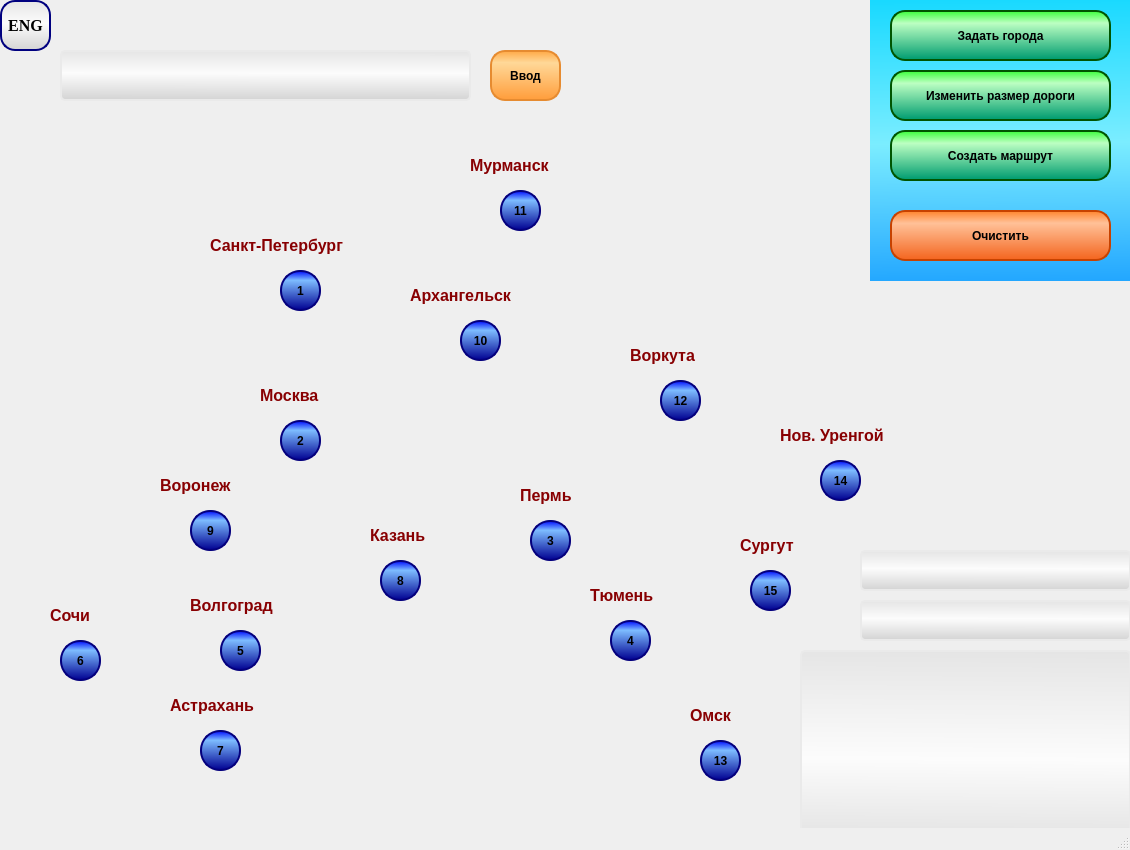
<?xml version="1.0" encoding="UTF-8"?>
<ui version="4.0">
 <class>cities</class>
 <widget class="QMainWindow" name="cities">
  <property name="enabled">
   <bool>true</bool>
  </property>
  <property name="geometry">
   <rect>
    <x>0</x>
    <y>0</y>
    <width>1130</width>
    <height>850</height>
   </rect>
  </property>
  <property name="minimumSize">
   <size>
    <width>1130</width>
    <height>850</height>
   </size>
  </property>
  <property name="maximumSize">
   <size>
    <width>1130</width>
    <height>850</height>
   </size>
  </property>
  <property name="windowTitle">
   <string>cities</string>
  </property>
  <property name="windowIcon">
   <iconset resource="image_resources.qrc">
    <normaloff>:/images/images/Icon.png</normaloff>:/images/images/Icon.png</iconset>
  </property>
  <property name="styleSheet">
   <string notr="true">QMainWindow
{
	background-image: url(:/images/images/Map.png);
}</string>
  </property>
  <widget class="QWidget" name="centralwidget">
   <widget class="QPushButton" name="b1">
    <property name="geometry">
     <rect>
      <x>280</x>
      <y>270</y>
      <width>41</width>
      <height>41</height>
     </rect>
    </property>
    <property name="font">
     <font>
      <weight>75</weight>
      <bold>true</bold>
      <underline>false</underline>
      <strikeout>false</strikeout>
     </font>
    </property>
    <property name="styleSheet">
     <string notr="true">QPushButton
{
text-decoration: none;
padding 0 0 0 0;
ouline:none;
border-width:2px;
border-style:solid;
border-color:rgb(4, 0, 125);
border-radius:20px;
background:qlineargradient(spread:pad, x1:0.50805, y1:0, x2:0.498, y2:1, stop:0 rgba(0, 13, 255, 255), stop:0.238806 rgba(125, 188, 255, 255), stop:1 rgba(0, 0, 145, 255));
}
:hover{background:qlineargradient(spread:pad, x1:0.50805, y1:0, x2:0.498, y2:1, stop:0 rgba(0, 13, 255, 255), stop:0.492537 rgba(125, 188, 255, 255), stop:1 rgba(0, 0, 145, 255));}
:pressed{background: qlineargradient(spread:pad, x1:0.50805, y1:0, x2:0.498, y2:1, stop:0 rgba(0, 13, 255, 255), stop:0.791045 rgba(125, 188, 255, 255), stop:1 rgba(0, 0, 145, 255));}</string>
    </property>
    <property name="text">
     <string>1</string>
    </property>
   </widget>
   <widget class="QLabel" name="lmenu">
    <property name="geometry">
     <rect>
      <x>870</x>
      <y>0</y>
      <width>261</width>
      <height>281</height>
     </rect>
    </property>
    <property name="styleSheet">
     <string notr="true">QLabel
{
background:qlineargradient(spread:pad, x1:0.51, y1:0, x2:0.519, y2:1, stop:0 rgba(25, 217, 255, 255), stop:0.509615 rgba(123, 237, 255, 255), stop:1 rgba(35, 167, 255, 255));
}</string>
    </property>
    <property name="text">
     <string/>
    </property>
   </widget>
   <widget class="QLabel" name="l1">
    <property name="geometry">
     <rect>
      <x>210</x>
      <y>230</y>
      <width>191</width>
      <height>31</height>
     </rect>
    </property>
    <property name="font">
     <font>
      <pointsize>12</pointsize>
      <weight>75</weight>
      <italic>false</italic>
      <bold>true</bold>
      <underline>false</underline>
      <strikeout>false</strikeout>
     </font>
    </property>
    <property name="styleSheet">
     <string notr="true">QLabel
{
color:rgb(136, 0, 2);
}</string>
    </property>
    <property name="text">
     <string>Санкт-Петербург</string>
    </property>
   </widget>
   <widget class="QLabel" name="l5">
    <property name="geometry">
     <rect>
      <x>190</x>
      <y>590</y>
      <width>111</width>
      <height>31</height>
     </rect>
    </property>
    <property name="font">
     <font>
      <pointsize>12</pointsize>
      <weight>75</weight>
      <italic>false</italic>
      <bold>true</bold>
      <underline>false</underline>
      <strikeout>false</strikeout>
     </font>
    </property>
    <property name="styleSheet">
     <string notr="true">QLabel
{
color:rgb(136, 0, 2);
}</string>
    </property>
    <property name="text">
     <string>Волгоград</string>
    </property>
   </widget>
   <widget class="QPushButton" name="b5">
    <property name="geometry">
     <rect>
      <x>220</x>
      <y>630</y>
      <width>41</width>
      <height>41</height>
     </rect>
    </property>
    <property name="font">
     <font>
      <weight>75</weight>
      <bold>true</bold>
      <underline>false</underline>
      <strikeout>false</strikeout>
     </font>
    </property>
    <property name="styleSheet">
     <string notr="true">QPushButton
{
text-decoration: none;
padding 0 0 0 0;
ouline:none;
border-width:2px;
border-style:solid;
border-color:rgb(4, 0, 125);
border-radius:20px;
background:qlineargradient(spread:pad, x1:0.50805, y1:0, x2:0.498, y2:1, stop:0 rgba(0, 13, 255, 255), stop:0.238806 rgba(125, 188, 255, 255), stop:1 rgba(0, 0, 145, 255));
}
:hover{background:qlineargradient(spread:pad, x1:0.50805, y1:0, x2:0.498, y2:1, stop:0 rgba(0, 13, 255, 255), stop:0.492537 rgba(125, 188, 255, 255), stop:1 rgba(0, 0, 145, 255));}
:pressed{background: qlineargradient(spread:pad, x1:0.50805, y1:0, x2:0.498, y2:1, stop:0 rgba(0, 13, 255, 255), stop:0.791045 rgba(125, 188, 255, 255), stop:1 rgba(0, 0, 145, 255));}</string>
    </property>
    <property name="text">
     <string>5</string>
    </property>
   </widget>
   <widget class="QLabel" name="l6">
    <property name="geometry">
     <rect>
      <x>50</x>
      <y>600</y>
      <width>61</width>
      <height>31</height>
     </rect>
    </property>
    <property name="font">
     <font>
      <pointsize>12</pointsize>
      <weight>75</weight>
      <italic>false</italic>
      <bold>true</bold>
      <underline>false</underline>
      <strikeout>false</strikeout>
     </font>
    </property>
    <property name="styleSheet">
     <string notr="true">QLabel
{
color:rgb(136, 0, 2);
}</string>
    </property>
    <property name="text">
     <string>Сочи</string>
    </property>
   </widget>
   <widget class="QPushButton" name="b6">
    <property name="geometry">
     <rect>
      <x>60</x>
      <y>640</y>
      <width>41</width>
      <height>41</height>
     </rect>
    </property>
    <property name="font">
     <font>
      <weight>75</weight>
      <bold>true</bold>
      <underline>false</underline>
      <strikeout>false</strikeout>
     </font>
    </property>
    <property name="styleSheet">
     <string notr="true">QPushButton
{
text-decoration: none;
padding 0 0 0 0;
ouline:none;
border-width:2px;
border-style:solid;
border-color:rgb(4, 0, 125);
border-radius:20px;
background:qlineargradient(spread:pad, x1:0.50805, y1:0, x2:0.498, y2:1, stop:0 rgba(0, 13, 255, 255), stop:0.238806 rgba(125, 188, 255, 255), stop:1 rgba(0, 0, 145, 255));
}
:hover{background:qlineargradient(spread:pad, x1:0.50805, y1:0, x2:0.498, y2:1, stop:0 rgba(0, 13, 255, 255), stop:0.492537 rgba(125, 188, 255, 255), stop:1 rgba(0, 0, 145, 255));}
:pressed{background: qlineargradient(spread:pad, x1:0.50805, y1:0, x2:0.498, y2:1, stop:0 rgba(0, 13, 255, 255), stop:0.791045 rgba(125, 188, 255, 255), stop:1 rgba(0, 0, 145, 255));}</string>
    </property>
    <property name="text">
     <string>6</string>
    </property>
   </widget>
   <widget class="QLabel" name="l4">
    <property name="geometry">
     <rect>
      <x>590</x>
      <y>580</y>
      <width>91</width>
      <height>31</height>
     </rect>
    </property>
    <property name="font">
     <font>
      <pointsize>12</pointsize>
      <weight>75</weight>
      <italic>false</italic>
      <bold>true</bold>
      <underline>false</underline>
      <strikeout>false</strikeout>
     </font>
    </property>
    <property name="styleSheet">
     <string notr="true">QLabel
{
color:rgb(136, 0, 2);
}</string>
    </property>
    <property name="text">
     <string>Тюмень</string>
    </property>
   </widget>
   <widget class="QPushButton" name="b4">
    <property name="geometry">
     <rect>
      <x>610</x>
      <y>620</y>
      <width>41</width>
      <height>41</height>
     </rect>
    </property>
    <property name="font">
     <font>
      <weight>75</weight>
      <bold>true</bold>
      <underline>false</underline>
      <strikeout>false</strikeout>
     </font>
    </property>
    <property name="styleSheet">
     <string notr="true">QPushButton
{
text-decoration: none;
padding 0 0 0 0;
ouline:none;
border-width:2px;
border-style:solid;
border-color:rgb(4, 0, 125);
border-radius:20px;
background:qlineargradient(spread:pad, x1:0.50805, y1:0, x2:0.498, y2:1, stop:0 rgba(0, 13, 255, 255), stop:0.238806 rgba(125, 188, 255, 255), stop:1 rgba(0, 0, 145, 255));
}
:hover{background:qlineargradient(spread:pad, x1:0.50805, y1:0, x2:0.498, y2:1, stop:0 rgba(0, 13, 255, 255), stop:0.492537 rgba(125, 188, 255, 255), stop:1 rgba(0, 0, 145, 255));}
:pressed{background: qlineargradient(spread:pad, x1:0.50805, y1:0, x2:0.498, y2:1, stop:0 rgba(0, 13, 255, 255), stop:0.791045 rgba(125, 188, 255, 255), stop:1 rgba(0, 0, 145, 255));}</string>
    </property>
    <property name="text">
     <string>4</string>
    </property>
   </widget>
   <widget class="QLabel" name="l3">
    <property name="geometry">
     <rect>
      <x>520</x>
      <y>480</y>
      <width>71</width>
      <height>31</height>
     </rect>
    </property>
    <property name="font">
     <font>
      <pointsize>12</pointsize>
      <weight>75</weight>
      <italic>false</italic>
      <bold>true</bold>
      <underline>false</underline>
      <strikeout>false</strikeout>
     </font>
    </property>
    <property name="styleSheet">
     <string notr="true">QLabel
{
color:rgb(136, 0, 2);
}</string>
    </property>
    <property name="text">
     <string>Пермь</string>
    </property>
   </widget>
   <widget class="QPushButton" name="b3">
    <property name="geometry">
     <rect>
      <x>530</x>
      <y>520</y>
      <width>41</width>
      <height>41</height>
     </rect>
    </property>
    <property name="font">
     <font>
      <weight>75</weight>
      <bold>true</bold>
      <underline>false</underline>
      <strikeout>false</strikeout>
     </font>
    </property>
    <property name="styleSheet">
     <string notr="true">QPushButton
{
text-decoration: none;
padding 0 0 0 0;
ouline:none;
border-width:2px;
border-style:solid;
border-color:rgb(4, 0, 125);
border-radius:20px;
background:qlineargradient(spread:pad, x1:0.50805, y1:0, x2:0.498, y2:1, stop:0 rgba(0, 13, 255, 255), stop:0.238806 rgba(125, 188, 255, 255), stop:1 rgba(0, 0, 145, 255));
}
:hover{background:qlineargradient(spread:pad, x1:0.50805, y1:0, x2:0.498, y2:1, stop:0 rgba(0, 13, 255, 255), stop:0.492537 rgba(125, 188, 255, 255), stop:1 rgba(0, 0, 145, 255));}
:pressed{background: qlineargradient(spread:pad, x1:0.50805, y1:0, x2:0.498, y2:1, stop:0 rgba(0, 13, 255, 255), stop:0.791045 rgba(125, 188, 255, 255), stop:1 rgba(0, 0, 145, 255));}</string>
    </property>
    <property name="text">
     <string>3</string>
    </property>
   </widget>
   <widget class="QLabel" name="l2">
    <property name="geometry">
     <rect>
      <x>260</x>
      <y>380</y>
      <width>81</width>
      <height>31</height>
     </rect>
    </property>
    <property name="font">
     <font>
      <pointsize>12</pointsize>
      <weight>75</weight>
      <italic>false</italic>
      <bold>true</bold>
      <underline>false</underline>
      <strikeout>false</strikeout>
     </font>
    </property>
    <property name="styleSheet">
     <string notr="true">QLabel
{
color:rgb(136, 0, 2);
}</string>
    </property>
    <property name="text">
     <string>Москва</string>
    </property>
   </widget>
   <widget class="QPushButton" name="b2">
    <property name="geometry">
     <rect>
      <x>280</x>
      <y>420</y>
      <width>41</width>
      <height>41</height>
     </rect>
    </property>
    <property name="font">
     <font>
      <weight>75</weight>
      <bold>true</bold>
      <underline>false</underline>
      <strikeout>false</strikeout>
     </font>
    </property>
    <property name="styleSheet">
     <string notr="true">QPushButton
{
text-decoration: none;
padding 0 0 0 0;
ouline:none;
border-width:2px;
border-style:solid;
border-color:rgb(4, 0, 125);
border-radius:20px;
background:qlineargradient(spread:pad, x1:0.50805, y1:0, x2:0.498, y2:1, stop:0 rgba(0, 13, 255, 255), stop:0.238806 rgba(125, 188, 255, 255), stop:1 rgba(0, 0, 145, 255));
}
:hover{background:qlineargradient(spread:pad, x1:0.50805, y1:0, x2:0.498, y2:1, stop:0 rgba(0, 13, 255, 255), stop:0.492537 rgba(125, 188, 255, 255), stop:1 rgba(0, 0, 145, 255));}
:pressed{background: qlineargradient(spread:pad, x1:0.50805, y1:0, x2:0.498, y2:1, stop:0 rgba(0, 13, 255, 255), stop:0.791045 rgba(125, 188, 255, 255), stop:1 rgba(0, 0, 145, 255));}</string>
    </property>
    <property name="text">
     <string>2</string>
    </property>
   </widget>
   <widget class="QPushButton" name="bChangeSize">
    <property name="geometry">
     <rect>
      <x>890</x>
      <y>70</y>
      <width>221</width>
      <height>51</height>
     </rect>
    </property>
    <property name="font">
     <font>
      <pointsize>9</pointsize>
      <weight>75</weight>
      <bold>true</bold>
      <underline>false</underline>
      <strikeout>false</strikeout>
     </font>
    </property>
    <property name="styleSheet">
     <string notr="true">QPushButton
{
text-decoration: none;
padding 0 0 0 0;
ouline:none;
border-width:2px;
border-style:solid;
border-color:rgb(0, 85, 0);
border-radius:15px;
background: qlineargradient(spread:pad, x1:0.504808, y1:0, x2:0.51, y2:0.988636, stop:0.00480769 rgba(62, 255, 62, 255), stop:0.25 rgba(188, 255, 194, 255), stop:1 rgba(0, 156, 112, 255));
}
:hover{background: qlineargradient(spread:pad, x1:0.504808, y1:0, x2:0.51, y2:0.988636, stop:0.00480769 rgba(62, 255, 62, 255), stop:0.504808 rgba(188, 255, 194, 255), stop:1 rgba(0, 156, 112, 255));}
:pressed{background: qlineargradient(spread:pad, x1:0.504808, y1:0, x2:0.51, y2:0.988636, stop:0.00480769 rgba(62, 255, 62, 255), stop:0.783654 rgba(188, 255, 194, 255), stop:1 rgba(0, 156, 112, 255));}</string>
    </property>
    <property name="text">
     <string>Изменить размер дороги</string>
    </property>
   </widget>
   <widget class="QPushButton" name="bSelectCities">
    <property name="geometry">
     <rect>
      <x>890</x>
      <y>10</y>
      <width>221</width>
      <height>51</height>
     </rect>
    </property>
    <property name="font">
     <font>
      <pointsize>9</pointsize>
      <weight>75</weight>
      <bold>true</bold>
      <underline>false</underline>
      <strikeout>false</strikeout>
     </font>
    </property>
    <property name="styleSheet">
     <string notr="true">QPushButton
{
text-decoration: none;
padding 0 0 0 0;
ouline:none;
border-width:2px;
border-style:solid;
border-color:rgb(0, 85, 0);
border-radius:15px;
background: qlineargradient(spread:pad, x1:0.504808, y1:0, x2:0.51, y2:0.988636, stop:0.00480769 rgba(62, 255, 62, 255), stop:0.25 rgba(188, 255, 194, 255), stop:1 rgba(0, 156, 112, 255));
}
:hover{background: qlineargradient(spread:pad, x1:0.504808, y1:0, x2:0.51, y2:0.988636, stop:0.00480769 rgba(62, 255, 62, 255), stop:0.504808 rgba(188, 255, 194, 255), stop:1 rgba(0, 156, 112, 255));}
:pressed{background: qlineargradient(spread:pad, x1:0.504808, y1:0, x2:0.51, y2:0.988636, stop:0.00480769 rgba(62, 255, 62, 255), stop:0.783654 rgba(188, 255, 194, 255), stop:1 rgba(0, 156, 112, 255));}</string>
    </property>
    <property name="text">
     <string>Задать города</string>
    </property>
   </widget>
   <widget class="QPushButton" name="bCreateARoute">
    <property name="geometry">
     <rect>
      <x>890</x>
      <y>130</y>
      <width>221</width>
      <height>51</height>
     </rect>
    </property>
    <property name="font">
     <font>
      <pointsize>9</pointsize>
      <weight>75</weight>
      <bold>true</bold>
      <underline>false</underline>
      <strikeout>false</strikeout>
     </font>
    </property>
    <property name="styleSheet">
     <string notr="true">QPushButton
{
text-decoration: none;
padding 0 0 0 0;
ouline:none;
border-width:2px;
border-style:solid;
border-color:rgb(0, 85, 0);
border-radius:15px;
background: qlineargradient(spread:pad, x1:0.504808, y1:0, x2:0.51, y2:0.988636, stop:0.00480769 rgba(62, 255, 62, 255), stop:0.25 rgba(188, 255, 194, 255), stop:1 rgba(0, 156, 112, 255));
}
:hover{background: qlineargradient(spread:pad, x1:0.504808, y1:0, x2:0.51, y2:0.988636, stop:0.00480769 rgba(62, 255, 62, 255), stop:0.504808 rgba(188, 255, 194, 255), stop:1 rgba(0, 156, 112, 255));}
:pressed{background: qlineargradient(spread:pad, x1:0.504808, y1:0, x2:0.51, y2:0.988636, stop:0.00480769 rgba(62, 255, 62, 255), stop:0.783654 rgba(188, 255, 194, 255), stop:1 rgba(0, 156, 112, 255));}</string>
    </property>
    <property name="text">
     <string>Создать маршрут</string>
    </property>
   </widget>
   <widget class="QLineEdit" name="tablo_1">
    <property name="geometry">
     <rect>
      <x>60</x>
      <y>50</y>
      <width>411</width>
      <height>51</height>
     </rect>
    </property>
    <property name="font">
     <font>
      <family>Times New Roman</family>
      <pointsize>20</pointsize>
      <weight>75</weight>
      <bold>true</bold>
      <underline>false</underline>
      <strikeout>false</strikeout>
     </font>
    </property>
    <property name="layoutDirection">
     <enum>Qt::LeftToRight</enum>
    </property>
    <property name="styleSheet">
     <string notr="true">QLineEdit
{
text-decoration: none;
padding 0 0 0 0;
ouline:none;
border-width:2px;
border-style:solid;
border-color:rgb(234, 234, 234);
border-radius:5px;
background:qlineargradient(spread:pad, x1:0.50805, y1:0, x2:0.498, y2:1, stop:0 rgba(229, 229, 229, 255), stop:0.452736 rgba(252, 252, 252, 255), stop:1 rgba(212, 212, 212, 255));
}
</string>
    </property>
    <property name="text">
     <string/>
    </property>
    <property name="maxLength">
     <number>32767</number>
    </property>
    <property name="alignment">
     <set>Qt::AlignRight|Qt::AlignTrailing|Qt::AlignVCenter</set>
    </property>
   </widget>
   <widget class="QPushButton" name="bvvod">
    <property name="geometry">
     <rect>
      <x>490</x>
      <y>50</y>
      <width>71</width>
      <height>51</height>
     </rect>
    </property>
    <property name="font">
     <font>
      <pointsize>9</pointsize>
      <weight>75</weight>
      <bold>true</bold>
      <underline>false</underline>
      <strikeout>false</strikeout>
     </font>
    </property>
    <property name="styleSheet">
     <string notr="true">QPushButton
{
text-decoration: none;
padding 0 0 0 0;
ouline:none;
border-width:2px;
border-style:solid;
border-color:rgb(230, 139, 48);
border-radius:15px;
background:qlineargradient(spread:pad, x1:0.50805, y1:0, x2:0.498, y2:1, stop:0 rgba(255, 169, 70, 255), stop:0.238806 rgba(255, 216, 152, 255), stop:1 rgba(255, 157, 59, 255));
}
:hover{background:qlineargradient(spread:pad, x1:0.50805, y1:0, x2:0.498, y2:1, stop:0 rgba(255, 167, 66, 255), stop:0.492537 rgba(255, 216, 152, 255), stop:1 rgba(255, 173, 90, 255));}
:pressed{background: qlineargradient(spread:pad, x1:0.50805, y1:0, x2:0.498, y2:1, stop:0 rgba(255, 162, 56, 255), stop:0.800995 rgba(255, 216, 152, 255), stop:1 rgba(255, 173, 90, 255));}</string>
    </property>
    <property name="text">
     <string>Ввод</string>
    </property>
   </widget>
   <widget class="QLabel" name="tablo_vivod">
    <property name="geometry">
     <rect>
      <x>60</x>
      <y>0</y>
      <width>801</width>
      <height>51</height>
     </rect>
    </property>
    <property name="font">
     <font>
      <family>Times New Roman</family>
      <pointsize>15</pointsize>
      <weight>75</weight>
      <bold>true</bold>
      <underline>true</underline>
     </font>
    </property>
    <property name="styleSheet">
     <string notr="true">QLabel
{
color:rgb(129, 31, 31)
}</string>
    </property>
    <property name="text">
     <string/>
    </property>
    <property name="alignment">
     <set>Qt::AlignCenter</set>
    </property>
   </widget>
   <widget class="QLineEdit" name="tablo_2">
    <property name="geometry">
     <rect>
      <x>860</x>
      <y>550</y>
      <width>271</width>
      <height>41</height>
     </rect>
    </property>
    <property name="font">
     <font>
      <family>Times New Roman</family>
      <pointsize>10</pointsize>
      <weight>75</weight>
      <bold>true</bold>
      <underline>false</underline>
      <strikeout>false</strikeout>
     </font>
    </property>
    <property name="layoutDirection">
     <enum>Qt::LeftToRight</enum>
    </property>
    <property name="styleSheet">
     <string notr="true">QLineEdit
{
text-decoration: none;
padding 0 0 0 0;
ouline:none;
border-width:2px;
border-style:solid;
border-color:rgb(234, 234, 234);
border-radius:5px;
background:qlineargradient(spread:pad, x1:0.50805, y1:0, x2:0.498, y2:1, stop:0 rgba(229, 229, 229, 255), stop:0.452736 rgba(252, 252, 252, 255), stop:1 rgba(212, 212, 212, 255));
}
</string>
    </property>
    <property name="text">
     <string/>
    </property>
    <property name="maxLength">
     <number>32767</number>
    </property>
    <property name="alignment">
     <set>Qt::AlignRight|Qt::AlignTrailing|Qt::AlignVCenter</set>
    </property>
   </widget>
   <widget class="QLineEdit" name="tablo_3">
    <property name="geometry">
     <rect>
      <x>860</x>
      <y>600</y>
      <width>271</width>
      <height>41</height>
     </rect>
    </property>
    <property name="font">
     <font>
      <family>Times New Roman</family>
      <pointsize>10</pointsize>
      <weight>75</weight>
      <bold>true</bold>
      <underline>false</underline>
      <strikeout>false</strikeout>
     </font>
    </property>
    <property name="layoutDirection">
     <enum>Qt::LeftToRight</enum>
    </property>
    <property name="styleSheet">
     <string notr="true">QLineEdit
{
text-decoration: none;
padding 0 0 0 0;
ouline:none;
border-width:2px;
border-style:solid;
border-color:rgb(234, 234, 234);
border-radius:5px;
background:qlineargradient(spread:pad, x1:0.50805, y1:0, x2:0.498, y2:1, stop:0 rgba(229, 229, 229, 255), stop:0.452736 rgba(252, 252, 252, 255), stop:1 rgba(212, 212, 212, 255));
}
</string>
    </property>
    <property name="text">
     <string/>
    </property>
    <property name="maxLength">
     <number>32767</number>
    </property>
    <property name="alignment">
     <set>Qt::AlignRight|Qt::AlignTrailing|Qt::AlignVCenter</set>
    </property>
   </widget>
   <widget class="QGraphicsView" name="graphicsView">
    <property name="geometry">
     <rect>
      <x>0</x>
      <y>0</y>
      <width>1131</width>
      <height>821</height>
     </rect>
    </property>
    <property name="minimumSize">
     <size>
      <width>1131</width>
      <height>821</height>
     </size>
    </property>
    <property name="maximumSize">
     <size>
      <width>1131</width>
      <height>821</height>
     </size>
    </property>
    <property name="font">
     <font>
      <pointsize>9</pointsize>
      <weight>75</weight>
      <bold>true</bold>
     </font>
    </property>
    <property name="styleSheet">
     <string notr="true">QGraphicsView
{
 background: rgba(255,255,255,0);

}</string>
    </property>
   </widget>
   <widget class="QPushButton" name="b11">
    <property name="geometry">
     <rect>
      <x>500</x>
      <y>190</y>
      <width>41</width>
      <height>41</height>
     </rect>
    </property>
    <property name="font">
     <font>
      <weight>75</weight>
      <bold>true</bold>
      <underline>false</underline>
      <strikeout>false</strikeout>
     </font>
    </property>
    <property name="styleSheet">
     <string notr="true">QPushButton
{
text-decoration: none;
padding 0 0 0 0;
ouline:none;
border-width:2px;
border-style:solid;
border-color:rgb(4, 0, 125);
border-radius:20px;
background:qlineargradient(spread:pad, x1:0.50805, y1:0, x2:0.498, y2:1, stop:0 rgba(0, 13, 255, 255), stop:0.238806 rgba(125, 188, 255, 255), stop:1 rgba(0, 0, 145, 255));
}
:hover{background:qlineargradient(spread:pad, x1:0.50805, y1:0, x2:0.498, y2:1, stop:0 rgba(0, 13, 255, 255), stop:0.492537 rgba(125, 188, 255, 255), stop:1 rgba(0, 0, 145, 255));}
:pressed{background: qlineargradient(spread:pad, x1:0.50805, y1:0, x2:0.498, y2:1, stop:0 rgba(0, 13, 255, 255), stop:0.791045 rgba(125, 188, 255, 255), stop:1 rgba(0, 0, 145, 255));}</string>
    </property>
    <property name="text">
     <string>11</string>
    </property>
   </widget>
   <widget class="QPushButton" name="b10">
    <property name="geometry">
     <rect>
      <x>460</x>
      <y>320</y>
      <width>41</width>
      <height>41</height>
     </rect>
    </property>
    <property name="font">
     <font>
      <weight>75</weight>
      <bold>true</bold>
      <underline>false</underline>
      <strikeout>false</strikeout>
     </font>
    </property>
    <property name="styleSheet">
     <string notr="true">QPushButton
{
text-decoration: none;
padding 0 0 0 0;
ouline:none;
border-width:2px;
border-style:solid;
border-color:rgb(4, 0, 125);
border-radius:20px;
background:qlineargradient(spread:pad, x1:0.50805, y1:0, x2:0.498, y2:1, stop:0 rgba(0, 13, 255, 255), stop:0.238806 rgba(125, 188, 255, 255), stop:1 rgba(0, 0, 145, 255));
}
:hover{background:qlineargradient(spread:pad, x1:0.50805, y1:0, x2:0.498, y2:1, stop:0 rgba(0, 13, 255, 255), stop:0.492537 rgba(125, 188, 255, 255), stop:1 rgba(0, 0, 145, 255));}
:pressed{background: qlineargradient(spread:pad, x1:0.50805, y1:0, x2:0.498, y2:1, stop:0 rgba(0, 13, 255, 255), stop:0.791045 rgba(125, 188, 255, 255), stop:1 rgba(0, 0, 145, 255));}</string>
    </property>
    <property name="text">
     <string>10</string>
    </property>
   </widget>
   <widget class="QPushButton" name="b9">
    <property name="geometry">
     <rect>
      <x>190</x>
      <y>510</y>
      <width>41</width>
      <height>41</height>
     </rect>
    </property>
    <property name="font">
     <font>
      <weight>75</weight>
      <bold>true</bold>
      <underline>false</underline>
      <strikeout>false</strikeout>
     </font>
    </property>
    <property name="styleSheet">
     <string notr="true">QPushButton
{
text-decoration: none;
padding 0 0 0 0;
ouline:none;
border-width:2px;
border-style:solid;
border-color:rgb(4, 0, 125);
border-radius:20px;
background:qlineargradient(spread:pad, x1:0.50805, y1:0, x2:0.498, y2:1, stop:0 rgba(0, 13, 255, 255), stop:0.238806 rgba(125, 188, 255, 255), stop:1 rgba(0, 0, 145, 255));
}
:hover{background:qlineargradient(spread:pad, x1:0.50805, y1:0, x2:0.498, y2:1, stop:0 rgba(0, 13, 255, 255), stop:0.492537 rgba(125, 188, 255, 255), stop:1 rgba(0, 0, 145, 255));}
:pressed{background: qlineargradient(spread:pad, x1:0.50805, y1:0, x2:0.498, y2:1, stop:0 rgba(0, 13, 255, 255), stop:0.791045 rgba(125, 188, 255, 255), stop:1 rgba(0, 0, 145, 255));}</string>
    </property>
    <property name="text">
     <string>9</string>
    </property>
   </widget>
   <widget class="QPushButton" name="b8">
    <property name="geometry">
     <rect>
      <x>380</x>
      <y>560</y>
      <width>41</width>
      <height>41</height>
     </rect>
    </property>
    <property name="font">
     <font>
      <weight>75</weight>
      <bold>true</bold>
      <underline>false</underline>
      <strikeout>false</strikeout>
     </font>
    </property>
    <property name="styleSheet">
     <string notr="true">QPushButton
{
text-decoration: none;
padding 0 0 0 0;
ouline:none;
border-width:2px;
border-style:solid;
border-color:rgb(4, 0, 125);
border-radius:20px;
background:qlineargradient(spread:pad, x1:0.50805, y1:0, x2:0.498, y2:1, stop:0 rgba(0, 13, 255, 255), stop:0.238806 rgba(125, 188, 255, 255), stop:1 rgba(0, 0, 145, 255));
}
:hover{background:qlineargradient(spread:pad, x1:0.50805, y1:0, x2:0.498, y2:1, stop:0 rgba(0, 13, 255, 255), stop:0.492537 rgba(125, 188, 255, 255), stop:1 rgba(0, 0, 145, 255));}
:pressed{background: qlineargradient(spread:pad, x1:0.50805, y1:0, x2:0.498, y2:1, stop:0 rgba(0, 13, 255, 255), stop:0.791045 rgba(125, 188, 255, 255), stop:1 rgba(0, 0, 145, 255));}</string>
    </property>
    <property name="text">
     <string>8</string>
    </property>
   </widget>
   <widget class="QPushButton" name="b12">
    <property name="geometry">
     <rect>
      <x>660</x>
      <y>380</y>
      <width>41</width>
      <height>41</height>
     </rect>
    </property>
    <property name="font">
     <font>
      <weight>75</weight>
      <bold>true</bold>
      <underline>false</underline>
      <strikeout>false</strikeout>
     </font>
    </property>
    <property name="styleSheet">
     <string notr="true">QPushButton
{
text-decoration: none;
padding 0 0 0 0;
ouline:none;
border-width:2px;
border-style:solid;
border-color:rgb(4, 0, 125);
border-radius:20px;
background:qlineargradient(spread:pad, x1:0.50805, y1:0, x2:0.498, y2:1, stop:0 rgba(0, 13, 255, 255), stop:0.238806 rgba(125, 188, 255, 255), stop:1 rgba(0, 0, 145, 255));
}
:hover{background:qlineargradient(spread:pad, x1:0.50805, y1:0, x2:0.498, y2:1, stop:0 rgba(0, 13, 255, 255), stop:0.492537 rgba(125, 188, 255, 255), stop:1 rgba(0, 0, 145, 255));}
:pressed{background: qlineargradient(spread:pad, x1:0.50805, y1:0, x2:0.498, y2:1, stop:0 rgba(0, 13, 255, 255), stop:0.791045 rgba(125, 188, 255, 255), stop:1 rgba(0, 0, 145, 255));}</string>
    </property>
    <property name="text">
     <string>12</string>
    </property>
   </widget>
   <widget class="QPushButton" name="b7">
    <property name="geometry">
     <rect>
      <x>200</x>
      <y>730</y>
      <width>41</width>
      <height>41</height>
     </rect>
    </property>
    <property name="font">
     <font>
      <weight>75</weight>
      <bold>true</bold>
      <underline>false</underline>
      <strikeout>false</strikeout>
     </font>
    </property>
    <property name="styleSheet">
     <string notr="true">QPushButton
{
text-decoration: none;
padding 0 0 0 0;
ouline:none;
border-width:2px;
border-style:solid;
border-color:rgb(4, 0, 125);
border-radius:20px;
background:qlineargradient(spread:pad, x1:0.50805, y1:0, x2:0.498, y2:1, stop:0 rgba(0, 13, 255, 255), stop:0.238806 rgba(125, 188, 255, 255), stop:1 rgba(0, 0, 145, 255));
}
:hover{background:qlineargradient(spread:pad, x1:0.50805, y1:0, x2:0.498, y2:1, stop:0 rgba(0, 13, 255, 255), stop:0.492537 rgba(125, 188, 255, 255), stop:1 rgba(0, 0, 145, 255));}
:pressed{background: qlineargradient(spread:pad, x1:0.50805, y1:0, x2:0.498, y2:1, stop:0 rgba(0, 13, 255, 255), stop:0.791045 rgba(125, 188, 255, 255), stop:1 rgba(0, 0, 145, 255));}</string>
    </property>
    <property name="text">
     <string>7</string>
    </property>
    <property name="iconSize">
     <size>
      <width>25</width>
      <height>25</height>
     </size>
    </property>
   </widget>
   <widget class="QPushButton" name="b13">
    <property name="geometry">
     <rect>
      <x>700</x>
      <y>740</y>
      <width>41</width>
      <height>41</height>
     </rect>
    </property>
    <property name="font">
     <font>
      <weight>75</weight>
      <bold>true</bold>
      <underline>false</underline>
      <strikeout>false</strikeout>
     </font>
    </property>
    <property name="styleSheet">
     <string notr="true">QPushButton
{
text-decoration: none;
padding 0 0 0 0;
ouline:none;
border-width:2px;
border-style:solid;
border-color:rgb(4, 0, 125);
border-radius:20px;
background:qlineargradient(spread:pad, x1:0.50805, y1:0, x2:0.498, y2:1, stop:0 rgba(0, 13, 255, 255), stop:0.238806 rgba(125, 188, 255, 255), stop:1 rgba(0, 0, 145, 255));
}
:hover{background:qlineargradient(spread:pad, x1:0.50805, y1:0, x2:0.498, y2:1, stop:0 rgba(0, 13, 255, 255), stop:0.492537 rgba(125, 188, 255, 255), stop:1 rgba(0, 0, 145, 255));}
:pressed{background: qlineargradient(spread:pad, x1:0.50805, y1:0, x2:0.498, y2:1, stop:0 rgba(0, 13, 255, 255), stop:0.791045 rgba(125, 188, 255, 255), stop:1 rgba(0, 0, 145, 255));}</string>
    </property>
    <property name="text">
     <string>13</string>
    </property>
   </widget>
   <widget class="QPushButton" name="b15">
    <property name="geometry">
     <rect>
      <x>750</x>
      <y>570</y>
      <width>41</width>
      <height>41</height>
     </rect>
    </property>
    <property name="font">
     <font>
      <weight>75</weight>
      <bold>true</bold>
      <underline>false</underline>
      <strikeout>false</strikeout>
     </font>
    </property>
    <property name="styleSheet">
     <string notr="true">QPushButton
{
text-decoration: none;
padding 0 0 0 0;
ouline:none;
border-width:2px;
border-style:solid;
border-color:rgb(4, 0, 125);
border-radius:20px;
background:qlineargradient(spread:pad, x1:0.50805, y1:0, x2:0.498, y2:1, stop:0 rgba(0, 13, 255, 255), stop:0.238806 rgba(125, 188, 255, 255), stop:1 rgba(0, 0, 145, 255));
}
:hover{background:qlineargradient(spread:pad, x1:0.50805, y1:0, x2:0.498, y2:1, stop:0 rgba(0, 13, 255, 255), stop:0.492537 rgba(125, 188, 255, 255), stop:1 rgba(0, 0, 145, 255));}
:pressed{background: qlineargradient(spread:pad, x1:0.50805, y1:0, x2:0.498, y2:1, stop:0 rgba(0, 13, 255, 255), stop:0.791045 rgba(125, 188, 255, 255), stop:1 rgba(0, 0, 145, 255));}</string>
    </property>
    <property name="text">
     <string>15</string>
    </property>
   </widget>
   <widget class="QPushButton" name="b14">
    <property name="geometry">
     <rect>
      <x>820</x>
      <y>460</y>
      <width>41</width>
      <height>41</height>
     </rect>
    </property>
    <property name="font">
     <font>
      <weight>75</weight>
      <bold>true</bold>
      <underline>false</underline>
      <strikeout>false</strikeout>
     </font>
    </property>
    <property name="styleSheet">
     <string notr="true">QPushButton
{
text-decoration: none;
padding 0 0 0 0;
ouline:none;
border-width:2px;
border-style:solid;
border-color:rgb(4, 0, 125);
border-radius:20px;
background:qlineargradient(spread:pad, x1:0.50805, y1:0, x2:0.498, y2:1, stop:0 rgba(0, 13, 255, 255), stop:0.238806 rgba(125, 188, 255, 255), stop:1 rgba(0, 0, 145, 255));
}
:hover{background:qlineargradient(spread:pad, x1:0.50805, y1:0, x2:0.498, y2:1, stop:0 rgba(0, 13, 255, 255), stop:0.492537 rgba(125, 188, 255, 255), stop:1 rgba(0, 0, 145, 255));}
:pressed{background: qlineargradient(spread:pad, x1:0.50805, y1:0, x2:0.498, y2:1, stop:0 rgba(0, 13, 255, 255), stop:0.791045 rgba(125, 188, 255, 255), stop:1 rgba(0, 0, 145, 255));}</string>
    </property>
    <property name="text">
     <string>14</string>
    </property>
   </widget>
   <widget class="QPushButton" name="bclear">
    <property name="geometry">
     <rect>
      <x>890</x>
      <y>210</y>
      <width>221</width>
      <height>51</height>
     </rect>
    </property>
    <property name="font">
     <font>
      <pointsize>9</pointsize>
      <weight>75</weight>
      <bold>true</bold>
      <underline>false</underline>
      <strikeout>false</strikeout>
     </font>
    </property>
    <property name="styleSheet">
     <string notr="true">QPushButton
{
text-decoration: none;
padding 0 0 0 0;
ouline:none;
border-width:2px;
border-style:solid;
border-color:rgb(199, 66, 0);
border-radius:15px;
background:qlineargradient(spread:pad, x1:0.504808, y1:0, x2:0.51, y2:0.988636, stop:0.00480769 rgba(255, 133, 46, 255), stop:0.25 rgba(255, 193, 152, 255), stop:1 rgba(244, 102, 32, 255));
}
:hover{background: qlineargradient(spread:pad, x1:0.504808, y1:0, x2:0.51, y2:0.988636, stop:0.00480769 rgba(255, 133, 46, 255), stop:0.509615 rgba(255, 193, 152, 255), stop:1 rgba(244, 102, 32, 255));}
:pressed{background: qlineargradient(spread:pad, x1:0.504808, y1:0, x2:0.51, y2:0.988636, stop:0.00480769 rgba(255, 133, 46, 255), stop:0.793269 rgba(255, 193, 152, 255), stop:1 rgba(244, 102, 32, 255));}</string>
    </property>
    <property name="text">
     <string>Очистить</string>
    </property>
   </widget>
   <widget class="QTextEdit" name="textEdit">
    <property name="geometry">
     <rect>
      <x>800</x>
      <y>650</y>
      <width>331</width>
      <height>241</height>
     </rect>
    </property>
    <property name="font">
     <font>
      <weight>75</weight>
      <bold>true</bold>
      <underline>false</underline>
      <strikeout>false</strikeout>
     </font>
    </property>
    <property name="styleSheet">
     <string notr="true">QTextEdit
{
text-decoration: none;
padding 0 0 0 0;
ouline:none;
border-width:2px;
border-style:solid;
border-color:rgb(234, 234, 234);
border-radius:5px;
background:qlineargradient(spread:pad, x1:0.50805, y1:0, x2:0.498, y2:1, stop:0 rgba(229, 229, 229, 255), stop:0.452736 rgba(252, 252, 252, 255), stop:1 rgba(212, 212, 212, 255));
}
</string>
    </property>
   </widget>
   <widget class="QLabel" name="l11">
    <property name="geometry">
     <rect>
      <x>470</x>
      <y>150</y>
      <width>111</width>
      <height>31</height>
     </rect>
    </property>
    <property name="font">
     <font>
      <pointsize>12</pointsize>
      <weight>75</weight>
      <italic>false</italic>
      <bold>true</bold>
      <underline>false</underline>
      <strikeout>false</strikeout>
     </font>
    </property>
    <property name="styleSheet">
     <string notr="true">QLabel
{
color:rgb(136, 0, 2);
}</string>
    </property>
    <property name="text">
     <string>Мурманск</string>
    </property>
   </widget>
   <widget class="QLabel" name="l12">
    <property name="geometry">
     <rect>
      <x>630</x>
      <y>340</y>
      <width>91</width>
      <height>31</height>
     </rect>
    </property>
    <property name="font">
     <font>
      <pointsize>12</pointsize>
      <weight>75</weight>
      <italic>false</italic>
      <bold>true</bold>
      <underline>false</underline>
      <strikeout>false</strikeout>
     </font>
    </property>
    <property name="styleSheet">
     <string notr="true">QLabel
{
color:rgb(136, 0, 2);
}</string>
    </property>
    <property name="text">
     <string>Воркута</string>
    </property>
   </widget>
   <widget class="QLabel" name="l14">
    <property name="geometry">
     <rect>
      <x>780</x>
      <y>420</y>
      <width>141</width>
      <height>31</height>
     </rect>
    </property>
    <property name="font">
     <font>
      <pointsize>12</pointsize>
      <weight>75</weight>
      <italic>false</italic>
      <bold>true</bold>
      <underline>false</underline>
      <strikeout>false</strikeout>
     </font>
    </property>
    <property name="styleSheet">
     <string notr="true">QLabel
{
color:rgb(136, 0, 2);
}</string>
    </property>
    <property name="text">
     <string>Нов. Уренгой</string>
    </property>
   </widget>
   <widget class="QLabel" name="l15">
    <property name="geometry">
     <rect>
      <x>740</x>
      <y>530</y>
      <width>81</width>
      <height>31</height>
     </rect>
    </property>
    <property name="font">
     <font>
      <pointsize>12</pointsize>
      <weight>75</weight>
      <italic>false</italic>
      <bold>true</bold>
      <underline>false</underline>
      <strikeout>false</strikeout>
     </font>
    </property>
    <property name="styleSheet">
     <string notr="true">QLabel
{
color:rgb(136, 0, 2);
}</string>
    </property>
    <property name="text">
     <string>Сургут</string>
    </property>
   </widget>
   <widget class="QLabel" name="l7">
    <property name="geometry">
     <rect>
      <x>170</x>
      <y>690</y>
      <width>111</width>
      <height>31</height>
     </rect>
    </property>
    <property name="font">
     <font>
      <pointsize>12</pointsize>
      <weight>75</weight>
      <italic>false</italic>
      <bold>true</bold>
      <underline>false</underline>
      <strikeout>false</strikeout>
     </font>
    </property>
    <property name="styleSheet">
     <string notr="true">QLabel
{
color:rgb(136, 0, 2);
}</string>
    </property>
    <property name="text">
     <string>Астрахань</string>
    </property>
   </widget>
   <widget class="QLabel" name="l9">
    <property name="geometry">
     <rect>
      <x>160</x>
      <y>470</y>
      <width>101</width>
      <height>31</height>
     </rect>
    </property>
    <property name="font">
     <font>
      <pointsize>12</pointsize>
      <weight>75</weight>
      <italic>false</italic>
      <bold>true</bold>
      <underline>false</underline>
      <strikeout>false</strikeout>
     </font>
    </property>
    <property name="styleSheet">
     <string notr="true">QLabel
{
color:rgb(136, 0, 2);
}</string>
    </property>
    <property name="text">
     <string>Воронеж</string>
    </property>
   </widget>
   <widget class="QLabel" name="l8">
    <property name="geometry">
     <rect>
      <x>370</x>
      <y>520</y>
      <width>81</width>
      <height>31</height>
     </rect>
    </property>
    <property name="font">
     <font>
      <pointsize>12</pointsize>
      <weight>75</weight>
      <italic>false</italic>
      <bold>true</bold>
      <underline>false</underline>
      <strikeout>false</strikeout>
     </font>
    </property>
    <property name="styleSheet">
     <string notr="true">QLabel
{
color:rgb(136, 0, 2);
}</string>
    </property>
    <property name="text">
     <string>Казань</string>
    </property>
   </widget>
   <widget class="QLabel" name="l13">
    <property name="geometry">
     <rect>
      <x>690</x>
      <y>700</y>
      <width>61</width>
      <height>31</height>
     </rect>
    </property>
    <property name="font">
     <font>
      <pointsize>12</pointsize>
      <weight>75</weight>
      <italic>false</italic>
      <bold>true</bold>
      <underline>false</underline>
      <strikeout>false</strikeout>
     </font>
    </property>
    <property name="styleSheet">
     <string notr="true">QLabel
{
color:rgb(136, 0, 2);
}</string>
    </property>
    <property name="text">
     <string>Омск</string>
    </property>
   </widget>
   <widget class="QLabel" name="l10">
    <property name="geometry">
     <rect>
      <x>410</x>
      <y>280</y>
      <width>141</width>
      <height>31</height>
     </rect>
    </property>
    <property name="font">
     <font>
      <pointsize>12</pointsize>
      <weight>75</weight>
      <italic>false</italic>
      <bold>true</bold>
      <underline>false</underline>
      <strikeout>false</strikeout>
     </font>
    </property>
    <property name="styleSheet">
     <string notr="true">QLabel
{
color:rgb(136, 0, 2);
}</string>
    </property>
    <property name="text">
     <string>Архангельск</string>
    </property>
   </widget>
   <widget class="QPushButton" name="blanguage">
    <property name="geometry">
     <rect>
      <x>0</x>
      <y>0</y>
      <width>51</width>
      <height>51</height>
     </rect>
    </property>
    <property name="sizePolicy">
     <sizepolicy hsizetype="Fixed" vsizetype="Fixed">
      <horstretch>0</horstretch>
      <verstretch>0</verstretch>
     </sizepolicy>
    </property>
    <property name="font">
     <font>
      <family>Times New Roman</family>
      <pointsize>12</pointsize>
      <weight>75</weight>
      <bold>true</bold>
      <underline>false</underline>
      <strikeout>false</strikeout>
     </font>
    </property>
    <property name="styleSheet">
     <string notr="true">QPushButton
{
text-decoration: none;
padding 0 0 0 0;
ouline:none;
border-width:2px;
border-style:solid;
border-color:rgb(0, 0, 127);
border-radius:15px;
background:qlineargradient(spread:pad, x1:0.50805, y1:0, x2:0.498, y2:1, stop:0 rgba(229, 229, 229, 255), stop:0.452736 rgba(252, 252, 252, 255), stop:1 rgba(212, 212, 212, 255));
}
</string>
    </property>
    <property name="text">
     <string>ENG</string>
    </property>
   </widget>
   <zorder>graphicsView</zorder>
   <zorder>b1</zorder>
   <zorder>lmenu</zorder>
   <zorder>l1</zorder>
   <zorder>l5</zorder>
   <zorder>b5</zorder>
   <zorder>l6</zorder>
   <zorder>b6</zorder>
   <zorder>l4</zorder>
   <zorder>b4</zorder>
   <zorder>l3</zorder>
   <zorder>b3</zorder>
   <zorder>l2</zorder>
   <zorder>b2</zorder>
   <zorder>bChangeSize</zorder>
   <zorder>bSelectCities</zorder>
   <zorder>bCreateARoute</zorder>
   <zorder>tablo_1</zorder>
   <zorder>bvvod</zorder>
   <zorder>tablo_vivod</zorder>
   <zorder>tablo_2</zorder>
   <zorder>tablo_3</zorder>
   <zorder>b11</zorder>
   <zorder>b10</zorder>
   <zorder>b9</zorder>
   <zorder>b8</zorder>
   <zorder>b12</zorder>
   <zorder>b7</zorder>
   <zorder>b13</zorder>
   <zorder>b15</zorder>
   <zorder>b14</zorder>
   <zorder>bclear</zorder>
   <zorder>textEdit</zorder>
   <zorder>l11</zorder>
   <zorder>l12</zorder>
   <zorder>l14</zorder>
   <zorder>l15</zorder>
   <zorder>l7</zorder>
   <zorder>l9</zorder>
   <zorder>l8</zorder>
   <zorder>l13</zorder>
   <zorder>l10</zorder>
   <zorder>blanguage</zorder>
  </widget>
  <widget class="QStatusBar" name="statusbar"/>
  <widget class="QMenuBar" name="menubar">
   <property name="geometry">
    <rect>
     <x>0</x>
     <y>0</y>
     <width>1130</width>
     <height>26</height>
    </rect>
   </property>
  </widget>
 </widget>
 <resources>
  <include location="image_resources.qrc"/>
 </resources>
 <connections/>
</ui>
